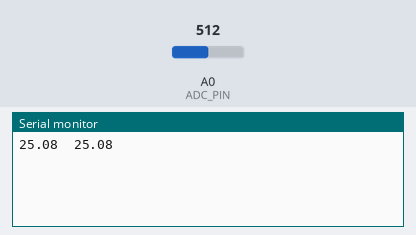
Recording of a sketch running on a simulated Arduino Uno, built with avr-gcc and run on an emulated ATmega328P. Parts: the last lines printed to the serial monitor. The test bench sets the inputs (shaded band); at power-on: A0 (ADC_PIN) = 512.

Above: at 1.3 s.
1.4 s: A0 (ADC_PIN) set to 716
At 1.9 s:
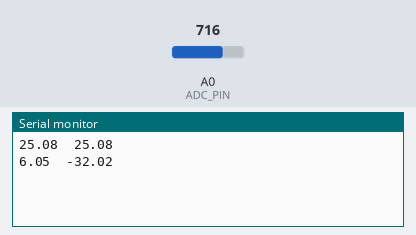
2.9 s: A0 (ADC_PIN) set to 900
At 3.9 s:
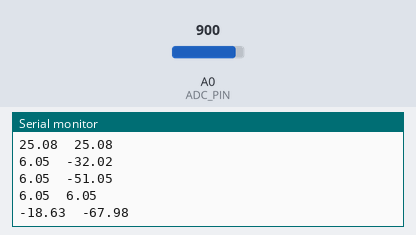
Timing chart, 0 to 5.9 s (numbered marks = the images above; inputs shaded):
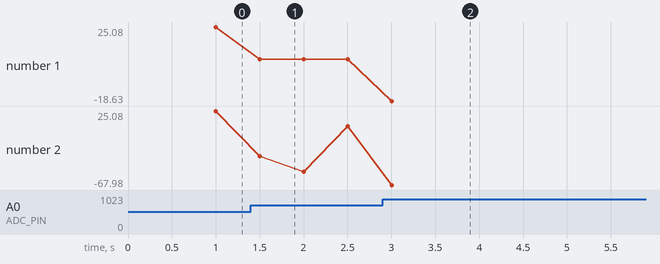

The sketch:

code.ino
```cpp
//for thermistor TDC210, in water, R1 = 0.992 kOhm,

#define ADC_PIN A0
#define SAMPLING_PERIOD 500 //(ms)

#define COEFF3 -2.36343e-7
#define COEFF2 0.000397784
#define COEFF1 -0.312020
#define COEFF0 112.279

#define TAU 3.0 //(s)


void setup() {
  pinMode(ADC_PIN, INPUT);
  Serial.begin(9600);
}


void loop() {
  static float T_pre = -1, T_prepre = -1;
  static short flat_len = 0;

  // convert ADC value to temperature
  int v = analogRead(A0);
  float T = ((COEFF3*v + COEFF2)*v + COEFF1)*v + COEFF0; //(deg-C)

  if(T_pre > 0 && T_prepre > 0)
  {
    float diff = T - T_prepre;
    float T_dot_pre = diff/(SAMPLING_PERIOD*2.0)*1e3; //(deg-C/s)

    float T_corr_pre = T_pre; //corrected T
    float dT_cri = T_pre < 55 ? 0.17 : 0.29;
    if(true)
    //if(diff > dT_cri || diff < -dT_cri)
      T_corr_pre += T_dot_pre*TAU;

//    Serial.println(T_corr_pre);
//    Serial.println(T);
    Serial.print(T);
    Serial.print('\t');
    Serial.print(T_corr_pre);
//    Serial.print('\t');
//    Serial.print(flat_len);
//    Serial.print('\t');
//    Serial.print(flat_len_prev);
    Serial.print('\n');

    if(T == T_pre)
      flat_len ++;
    else
      flat_len = 0;
  }

  //
  T_prepre = T_pre;
  T_pre = T;
  delay (SAMPLING_PERIOD);
}
```

Measured:
- after the input at 1.4 s, the serial monitor: prints a new line after 0.10 s (image 1)
- after the input at 2.9 s, the serial monitor: prints a new line after 0.10 s (image 2)
- plotted number 1: 25.08 → 6.05 after the input at 1.4 s, 6.05 → -18.63 after the input at 2.9 s
- plotted number 2: 25.08 → 6.05 after the input at 1.4 s, 6.05 → -67.98 after the input at 2.9 s
